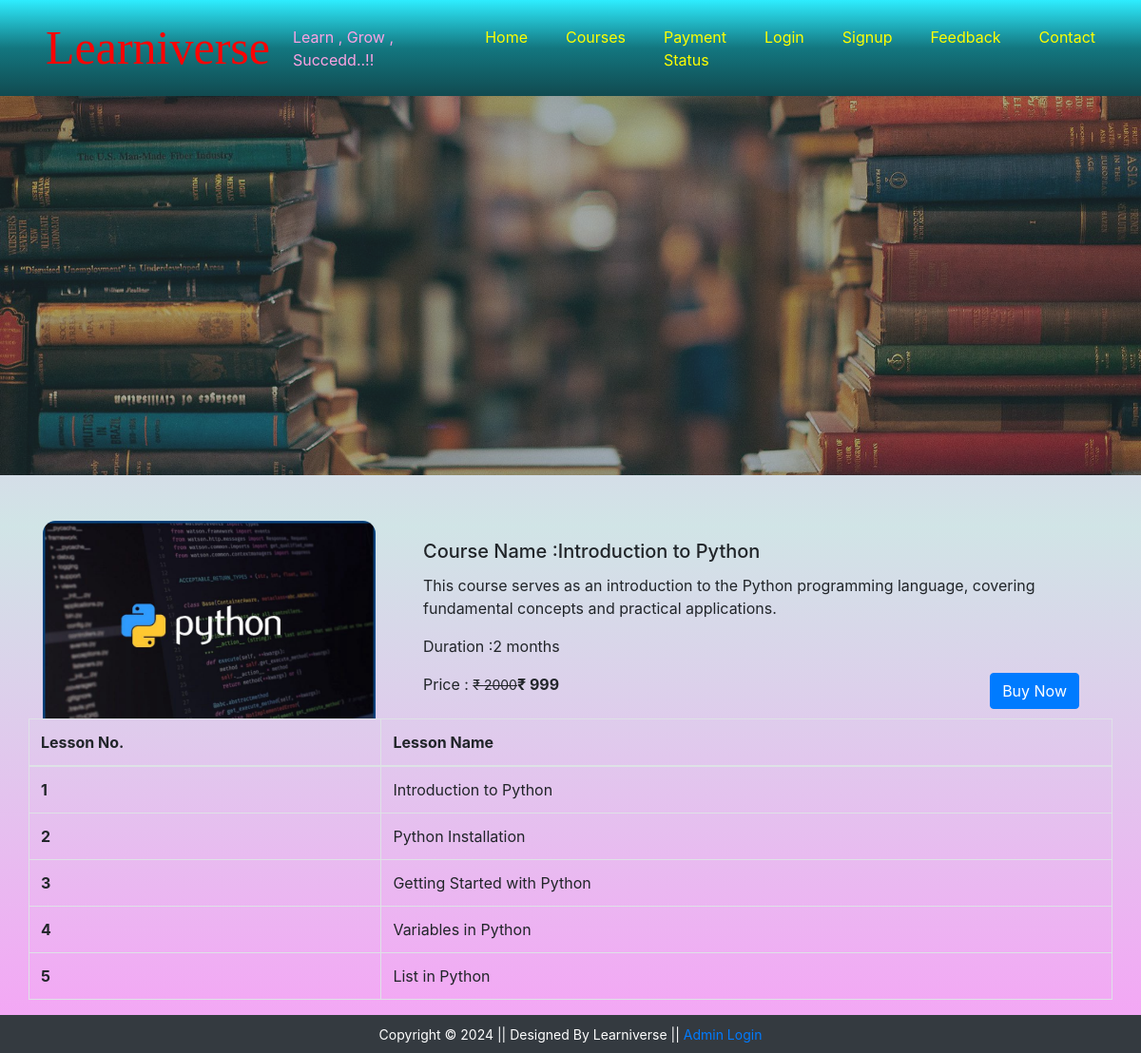
The page /coursedetails.php?course_id=1 on the database its author committed.
### tables this page shows
CREATE TABLE `course` (
  `course_id` int(11) NOT NULL,
  `course_name` text NOT NULL,
  `course_desc` text NOT NULL,
  `course_author` varchar(255) NOT NULL,
  `course_img` text NOT NULL,
  `course_duration` text NOT NULL,
  `course_price` int(11) NOT NULL,
  `course_original_price` int(11) NOT NULL
);

CREATE TABLE `lesson` (
  `lesson_id` int(11) NOT NULL,
  `lesson_name` text NOT NULL,
  `lesson_desc` text NOT NULL,
  `lesson_link` text NOT NULL,
  `course_id` int(11) NOT NULL,
  `course_name` text NOT NULL
);

### coursedetails.php (the view, shortened to what this page needs)
<?php
include('./maininclude/header.php');
?>
<div class="container-fluid bg-dark">
    <div class="row">
        <img src="./images/bookbgimg.jpg" alt="coueses" style="height: 500px; width:100%; object-fit:cover; box-shadow:10px;opacity:0.6;">
    </div>
</div>
<div class="container mt-5">
    <div class="row">
        <?php
            if(isset($_GET['course_id'])){
                $course_id = $_GET['course_id'];
                $sql = "SELECT * FROM course WHERE course_id = '$course_id'";
                $result = $conn->query($sql);
                $row = $result->fetch_assoc();
            }
        ?>
        <div class="col-md-4">
            <img src="<?php echo str_replace('..','.',$row['course_img']) ?>" alt="cpp" class="card-img-top ">
        </div>
        <div class="col-md-8">
            <div class="card-body">
                <h5 class="card-title">Course Name :<?php echo $row['course_name'] ?></h5>
                <p class="card-text"><?php echo $row['course_desc'] ?></p>
                <p class="card-text">Duration :<?php echo $row['course_duration'] ?></p>
                <form action="checkout.php" method="post">
                    <p class="card-text d-inline">Price : <small><del>&#8377 <?php echo $row['course_original_price'] ?></del></small><span class="font-weight-bolder">&#8377 <?php echo $row['course_price'] ?></span></p>
                    <button class="btn btn-primary text-white font-weight-border float-right" name="buy">Buy Now</button>
                </form>
            </div>
        </div>
    </div>
</div>
<div class="container">
    <div class="row">
        <table class="table table-bordered table-hover">
            <thead>
                <tr>
                    <th scope="col">Lesson No.</th>
                    <th scope="col">Lesson Name</th>
                </tr>
            </thead>
            <tbody>
                <?php
                    $sql = "SELECT * FROM lesson";
                    $result = $conn->query($sql);
                    if($result->num_rows > 0){
                        $num=0;
                        while($row = $result->fetch_assoc()){
                            if($course_id == $row['course_id']){
                                $num++;
                                echo '
                                <tr>
                                    <th scope="row">'.$num.'</th>
                                    <td>'.$row['lesson_name'].'</td>
                                </tr>';
                            }
                        }
                    }
                ?>
            </tbody>
        </table>
    </div>
</div>
<?php
include('./maininclude/footer.php');
?>

### css/indexstyle.css (style rules this page uses)
body { background: linear-gradient(#ef5fef93,#13778032,#ef5fef93); }
.card-img-top { border-top-left-radius: calc(0.9rem - 1px); border-top-right-radius: calc(0.9rem - 1px); }

### rows shown on the page
course: course_img (picture), course_name "Introduction to Python", course_desc "This course serves as an introduction to the Python programming language, covering fundamental concepts and practical applications.", course_duration "2 months", course_original_price "2000", course_price "999"
lesson: lesson_name "Introduction to Python"
lesson: lesson_name "Python Installation"
lesson: lesson_name "Getting Started with Python"
lesson: lesson_name "Variables in Python"
lesson: lesson_name "List in Python"
